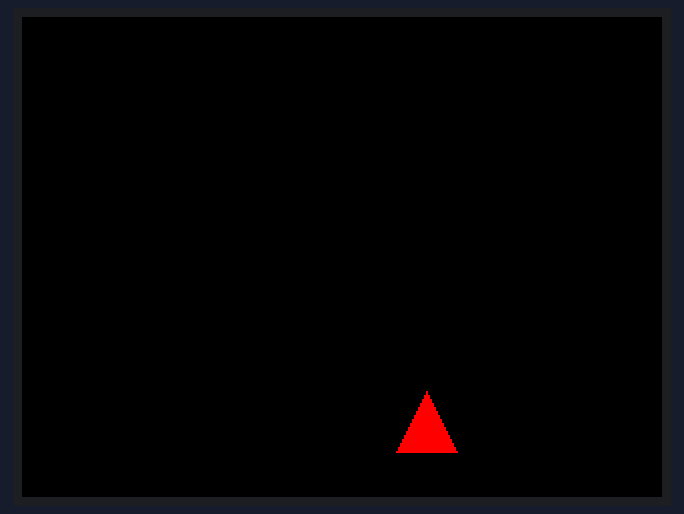
Bench run of a program on a simulated ESP32-S3. Parts: 320×240 colour display. What the program prints to the serial monitor is not drawn.

Above: at 1.64 s.
At 6.15 s:
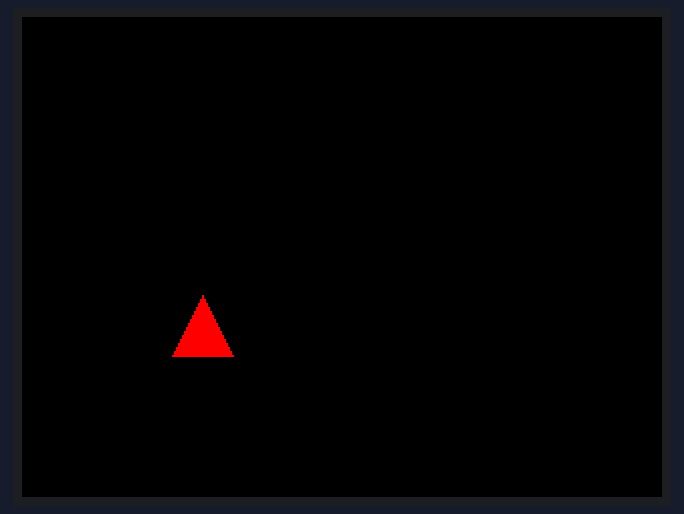
At 10.96 s:
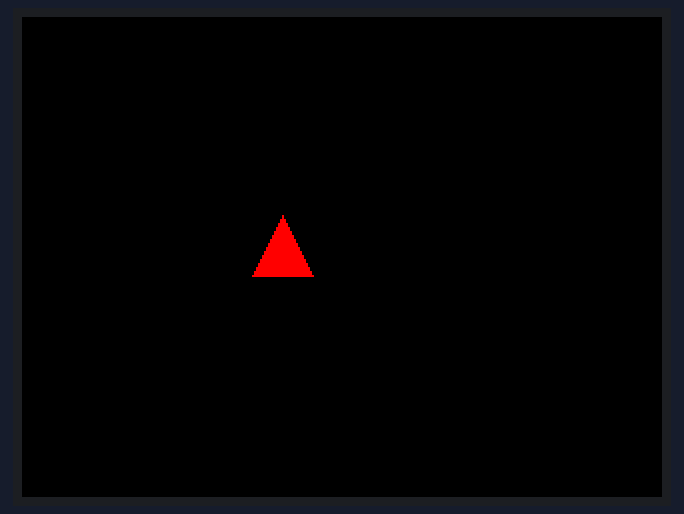
At 20.58 s:
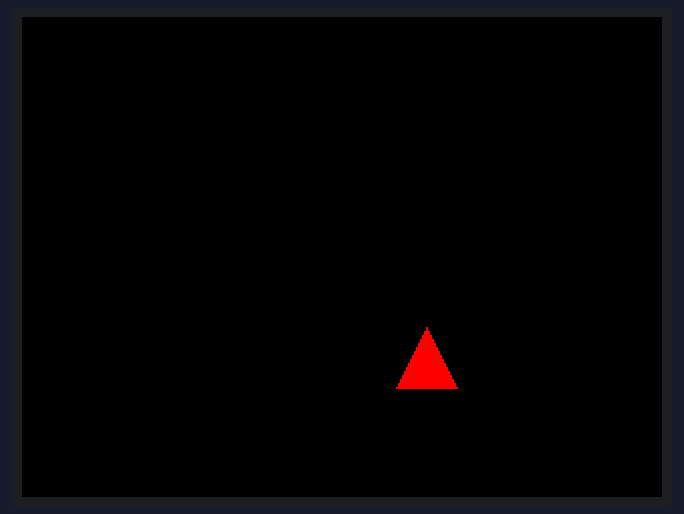
At 30.2 s:
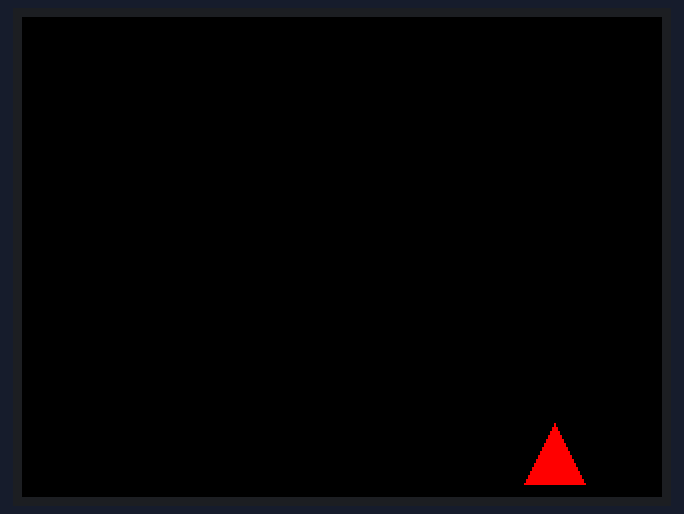
At 39.82 s:
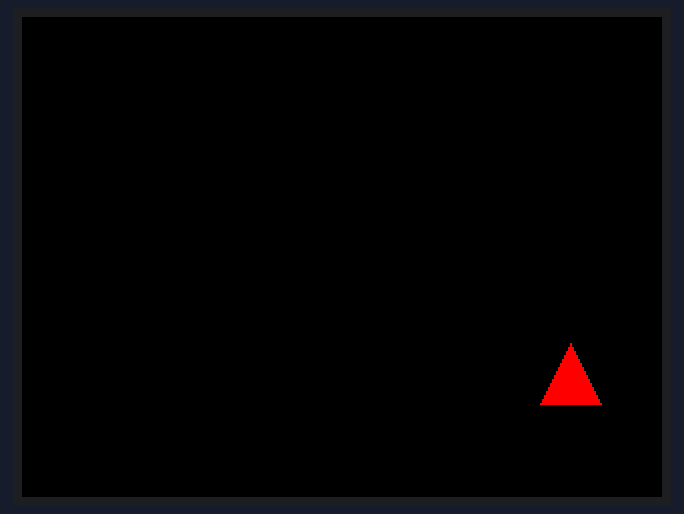

The program:

main.cpp
```cpp
#include <Arduino.h>
#include <Arduino_GFX_Library.h>

// Correct pins for ESP32-S3-BOX-3
#define LCD_BL   47
#define LCD_DC   4
#define LCD_RST  -1
#define LCD_CS   5
#define LCD_SCLK 7
#define LCD_MOSI 6

// Use SPI instead of parallel interface for Box-3
Arduino_DataBus *bus = new Arduino_ESP32SPI(
    LCD_DC, LCD_CS, LCD_SCLK, LCD_MOSI, -1 /* MISO not needed */);

Arduino_GFX *gfx = new Arduino_ILI9342(bus, LCD_RST, 0 /* rotation */, false /* IPS */);

// Configurable FPS
const int FPS = 60;           // Desired frames per second
const int frameDelay = 1000 / FPS;  // Delay per frame in milliseconds

void setup() {
  Serial.begin(115200);
  delay(1000);

  pinMode(LCD_BL, OUTPUT);
  digitalWrite(LCD_BL, HIGH);

  gfx->begin();
  gfx->fillScreen(BLACK);
}

void loop() {
  static uint32_t lastUpdate = 0;
  static uint32_t lastPrint = 0;
  static int x = 50;
  static int y = 50;
  static int dx = 8;  // triangle speed X
  static int dy = 8;  // triangle speed Y
  const int size = 30; // triangle size

  uint32_t now = millis();

  // Update triangle according to FPS
  if (now - lastUpdate >= frameDelay) {
    lastUpdate = now;

    // Clear only old triangle area
    gfx->fillRect(x - size/2 - 1, y - size/2 - 1, size+2, size+2, BLACK);

    // Update position
    x += dx;
    y += dy;

    // Bounce off edges
    if (x - size / 2 < 0 || x + size / 2 > gfx->width()) dx = -dx;
    if (y - size / 2 < 0 || y + size / 2 > gfx->height()) dy = -dy;

    // Draw new triangle
    int x0 = x;
    int y0 = y - size / 2;
    int x1 = x - size / 2;
    int y1 = y + size / 2;
    int x2 = x + size / 2;
    int y2 = y + size / 2;
    gfx->fillTriangle(x0, y0, x1, y1, x2, y2, RED);
  }

  // Print debug every 2 seconds
  if (now - lastPrint > 2000) {
    lastPrint = now;
    Serial.println("Looping...");
  }
}
```
